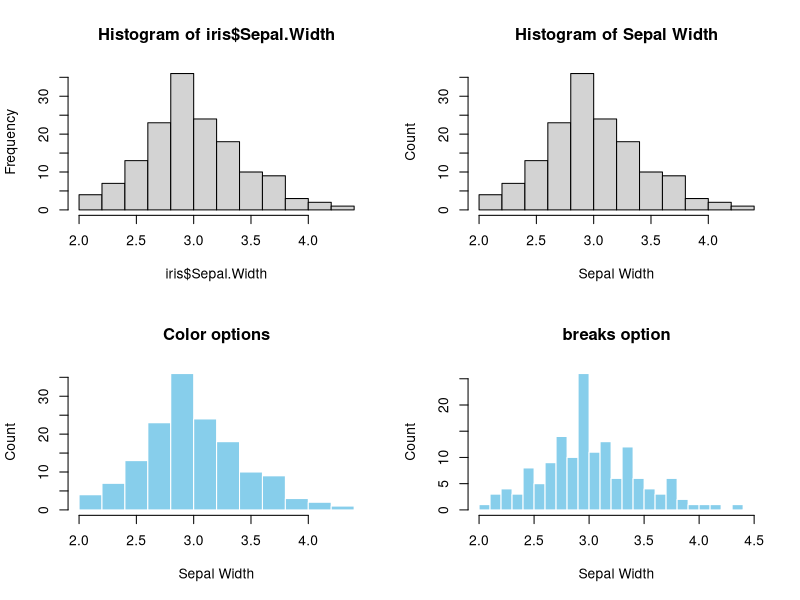
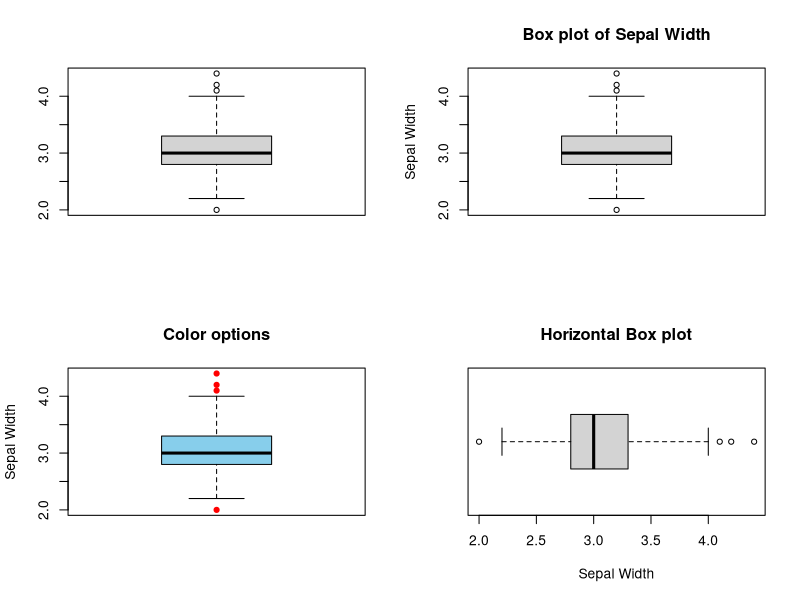

Here is the R script that generated these plots, in order: (Note: this script raises an error after producing the figures.)
## ---- chunk 1
#| label: fig-3-1
#| fig-cap: "Base R Histogram. Top left: default. Top right: Customized X-Y labels and the main title. Bottom left: change color of bars and border. Bottom right: change the bin width (`breaks=`)"
#| fig-show: hold

par(mfrow=c(2,2))

# Top left
hist(iris$Sepal.Width)

# Top right
hist(iris$Sepal.Width,
     xlab="Sepal Width",
     ylab = "Count",
     main = "Histogram of Sepal Width")

# Bottom left
hist(iris$Sepal.Width,
     col = 'skyblue', 
     border = 'white', 
     xlab="Sepal Width", 
     ylab = "Count", 
     main = "Color options")

# Bottom right
hist(iris$Sepal.Width, 
     breaks = seq(2,4.5,by=0.1), 
     col = 'skyblue', 
     border = 'white', 
     xlab="Sepal Width", 
     ylab = "Count", 
     main = "breaks option")

## ---- chunk 2
#| label: fig-3-2
#| fig-cap: "Base R Box plot. Top left: Default, Top right: labels and main title. Bottom left: color options. Bottom right: `horizontal = TRUE`"
#| fig-show: hold

par(mfrow=c(2,2))

# Top left
boxplot(iris$Sepal.Width)

# Top right
boxplot(iris$Sepal.Width,
        ylab="Sepal Width",
        main="Box plot of Sepal Width")

# Bottom left
boxplot(iris$Sepal.Width,
            col = "skyblue",
            ylab="Sepal Width",
            outcol = 'red',
            outpch = 19,
            main="Color options")

# Bottom right
boxplot(iris$Sepal.Width, 
        horizontal = TRUE, 
        xlab="Sepal Width", 
        main="Horizontal Box plot")

## ---- chunk 3
#| label: fig-3-3
#| fig-cap: "Anatomy of a Box plot"
#| fig-show: hold
#| out-width: "60%"
#| fig-align: center
knitr::include_graphics(rep("images/Figure_3.3.png"))
## ---- chunk 4
#| label: fig-3-4
#| fig-cap: "Stacking up a histogram and a box plot."
#| fig-width: 7
#| fig-height: 5

par(mfrow=c(2,1))

hist(iris$Sepal.Width, 
     breaks = seq(2,4.5,by=0.1), 
     col = 'skyblue', 
     border = 'white', 
     xlim = c(2,4.5),
     xlab = "",
     ylab = "Count", 
     main = "Stacking Up Graphs")

boxplot(iris$Sepal.Width, 
        horizontal = TRUE, 
        ylim = c(2,4.5),
        xlab="Sepal Width", 
        main="")

## ---- chunk 5
#| label: fig-3-5
#| fig-cap: "A simple bar plot. Top left: Default. Top right: with tables"
#| fig-show: hold

par(mfrow=c(2,2))

# Top left
barplot(with(iris, table(Species)))

# Top right
barplot(with(iris, table(Species)), 
        xlab="Species", 
        ylab="Count", 
        main="A Barplot of Species")

# Bottom left
barplot(with(iris, table(Species)), 
        col='skyblue', 
        border='blue', 
        xlab="Species", 
        ylab="Count", 
        main="Color Options")

# Bottom right
barplot(with(iris, table(Species)), 
        horiz = TRUE, 
        col='skyblue', 
        border='blue', 
        xlab="Count", 
        ylab="Species", 
        main="A Horizontal Barplot")

## ---- chunk 6
levels(iris$Species)
## ---- chunk 7
iris$Species <- factor(iris$Species, 
                       levels = c("virginica", "setosa", "versicolor"), 
                       ordered = TRUE)
levels(iris$Species)
## ---- chunk 8
#| label: fig-3-6
#| fig-cap: "Reorder the Bars of a Barplot"
#| fig-show: hold

barplot(with(iris, table(Species)), 
        col='skyblue', 
        border='blue', 
        xlab="Species", 
        ylab="Count", 
        main="Reordered Species")
## ---- chunk 9
#| label: fig-3-7
#| fig-cap: "A simple pie chart. Top left: Default. Top right: with tables. Bottom left: Add a title. Show count for each category. Bottom right: Add a fraction or proportion for each category."
#| fig-show: hold

par(mfrow=c(2,2))

# Top left
pie(with(iris, table(Species)))

# Top right
pie(with(iris, table(Species)), 
    col = c('skyblue', 'orange', 'white'), 
    main="Species")

# Bottom left
counts <- with(iris, table(Species))
my_labs <- paste0(names(counts),"(",counts,")")
pie(counts, 
    labels = my_labs, 
    col = c('skyblue', 'orange', 'white'), 
    main = "Species Counts")


# Bottom right
counts <- with(iris, table(Species))
fractions <- round(counts/sum(counts),2)
my_labs <- paste0(names(counts),"(",fractions,")")
pie(counts, 
    labels = my_labs, 
    col = c('skyblue', 'orange', 'white'), 
    main = "Species Fractions")

## ---- chunk 10
#| label: fig-3-8
#| fig-cap: "A side-by-side box plot"
#| fig-width: 7
#| fig-height: 5
#| 
par(mfrow=c(2,1))

boxplot(Sepal.Length ~ Species,
        data=iris, 
        main="A Side-by-Side Box plot")

boxplot(Sepal.Length ~ Species,
        data=iris, 
        horizontal = TRUE,
        main="A Horizontal Side-by-Side Box plot")

## ---- chunk 11
#| label: fig-3-9
#| fig-cap: "A Side-by-Side Box Plot with Horizontal Y-Labels"

# Expand the left margin so the text doesn't truncate
# The numbers correspond to margins: c(bottom, left, top, right)
# Default is c(5, 4, 4, 2). We are increasing the left margin from 4 to 7. 
par(mar = c(5, 7, 4, 2) + 0.1)

# Draw the plot, but explicitly tell R NOT to draw the y-axis label yet
boxplot(Sepal.Length ~ Species,
        data=iris, 
        horizontal = TRUE,
        las = 2,
        ylab = "", # This suppresses the default colliding label
        main="Y-tick Labels Reorientated")

# Add the y-axis label manually, pushing it further away from the axis
# The 'line' argument controls how many text lines away from the axis it sits
title(ylab = "Species", line = 5)

## ---- chunk 12
mean_data <- tapply(iris$Sepal.Length, iris$Species, FUN = mean)
mean_data
## ---- chunk 13
#| label: fig-3-10
#| fig-cap: "A Side-by-Side Bar Plot"

barplot(mean_data,
        xlab="Species", 
        ylab="Average Sepal.Length", 
        main="Side-by-side Barplot")
## ---- chunk 14
mean_data <- tapply(iris$Sepal.Length, iris$Species, FUN = mean)
mean_data
## ---- chunk 15
sem <- function(x) {sd(x)/sqrt(length(x))}
sem_data <- tapply(iris$Sepal.Length, iris$Species, FUN = sem)
sem_data
## ---- chunk 16
#| label: fig-3-11
#| fig-cap: "A Side-by-side Bar Plot with Error Bars"
#| 
bar_midpoints <- barplot(mean_data,
                  xlab="Species", 
                  ylab="Average Sepal.Length", 
                  main="Side-by-side Barplot")

arrows(x0 = bar_midpoints,
       y0 = mean_data - sem_data, # Start of the bar
       x1 = bar_midpoints,
       y1 = mean_data + sem_data, # End of the bar
       angle = 90,                # Makes the ends of the bars flat
       code = 3,                  # Draws ticks at both ends
       length = 0.5, col='red')   # Sets the length of the ticks

## ---- chunk 17
#| label: fig-3-12
#| fig-cap: "A Line Plot"

# Default line plot
plot(mean_data,
      type='b',
      pch=19,
      xlab="Species",
      ylab="Average Sepal.Length",
      main="A Line Plot")
## ---- chunk 18
#| label: fig-3-13
#| fig-cap: "A Line plot with proper x-tick labels"
#| 
# Fix x-tick labels
plot(mean_data,
      type='b',
      pch=19,
      xlab="Species",
      ylab="Average Sepal.Length",
      main="Change x-tick Labels",
      xaxt="n")
axis(side=1, at=1:length(mean_data), labels=names(mean_data))
## ---- chunk 19
#| label: fig-3-14
#| fig-cap: "A Line plot with Error Bars"
#| 
# Add Error Bar
plot(mean_data,
      type='b',
      pch=19,
      xlab="Species", 
      ylab="Average Sepal.Length", 
      main="Change x-tick Labels",
      xaxt="n")
axis(side=1, at=1:length(mean_data), labels=names(mean_data))

arrows(x0 = seq(length(mean_data)),
       y0 = mean_data - sem_data, # Start of the bar
       x1 = seq(length(mean_data)),
       y1 = mean_data + sem_data, # End of the bar
       angle = 90,                # Makes the ends of the bars flat
       code = 3,                  # Draws ticks at both ends
       length = 0.05, col='red')   # Sets the length of the ticks

## ---- chunk 20
# Step 1: Split the data by individual species

setosa <- subset(iris, Species == "setosa")
versicolor <- subset(iris, Species == "versicolor")
virginica <- subset(iris, Species == "virginica")
## ---- chunk 21
# Step 2: Set up the range for the x- and y-axis

x_range <- range(iris$Sepal.Length)
y_range <- c(0, 25) # 25 is arbitrary.
## ---- chunk 22
#| label: fig-3-15
#| fig-cap: "Overlapping histograms"
#| 
# Step 3: Create a template

hist(setosa$Sepal.Length,
     main = "Overlapping Histogram of Sepal Length",
     xlab = "Sepal Length",
     col = rgb(1, 0, 0, 0.5), # Red with 50% transparency
     breaks = seq(4,9,by=0.25),
     xlim = x_range,
     ylim = y_range)

# Step 4: Overlay histograms from other species

hist(versicolor$Sepal.Length, col=rgb(0, 1, 0, 0.5), add = TRUE) # green with 50% transparency
hist(virginica$Sepal.Length, col=rgb(0, 0, 1, 0.5), add = TRUE)  # blue with 50% transparency
## ---- chunk 23
summary(penguins)
## ---- chunk 24
mytab <- with(penguins, table(species, island))
mytab
## ---- chunk 25
res <- chisq.test(mytab)
indep_tab <- round(res$expected,0)
## ---- chunk 26
indep_tab
## ---- chunk 27
#| label: fig-3-16
#| fig-cap: "Visualization of a 2D Contingency Table. Top. A side-by-side barplot. Middle. Mosaic plot. Bottom. Mosaic plot for independent categorical variables"
#| fig-width: 6
#| fig-height: 12

par(mfrow=c(3,1))

barplot(mytab,
        beside=T,
        xlab = "Island",
        ylab = "Count",
        main = "A 2D Table",
        col = c("skyblue", "lightgreen", "lightcoral"),
        legend.text = rownames(mytab))

mosaicplot(mytab, main = "Mosaic Plot of Two Dependent Variables")

mosaicplot(indep_tab, main = "Mosaic Plot of Two Independent Variables")
## ---- chunk 28
#| label: fig-3-17
#| fig-cap: "Visualizing the relationship between two numeric variables."
#| 
par(mfrow=c(1,2))

# Top left
plot(x=iris$Sepal.Width,
     y=iris$Sepal.Length,
     xlab = "Sepal Width",
     ylab = "Sepal Length",
     main = "Default")

# Top right
plot(x=iris$Sepal.Width,
     y=iris$Sepal.Length,
     pch=3,
     xlab = "Sepal Width",
     ylab = "Sepal Length",
     main = "Change the Point Style")
## ---- chunk 29
#| label: fig-3-18
#| fig-cap: "Color data points by species."
#| 
plot(x=iris$Sepal.Width,
     y=iris$Sepal.Length,
     pch=3,
     xlab = "Sepal Width",
     ylab = "Sepal Length",
     main = "Segregate Data Points by Color (Species)",
     col = c("skyblue", "lightgreen", "lightcoral")[as.numeric(iris$Species)])

legend("topright",
       legend = levels(iris$Species),
       col = c("skyblue", "lightgreen", "lightcoral"),
       pch = 3,
       title = "Species")
## ---- chunk 30
lm_model <- lm(Sepal.Length ~ Sepal.Width, data=iris)

# intercept
intercept <- lm_model$coefficients[1]

# slope
slope = lm_model$coefficients[2]

print(paste("Slope =", slope, "Intercept =", intercept))
## ---- chunk 31
#| label: fig-3-19
#| fig-cap: "A scatter plot with a regression line."
#| 
plot(x=iris$Sepal.Width,
     y=iris$Sepal.Length,
     pch=3,
     xlab = "Sepal Width",
     ylab = "Sepal Length",
     main = "Add a Regression Line",
     col = c("skyblue", "lightgreen", "lightcoral")[as.numeric(iris$Species)])

legend("topright",
       legend = levels(iris$Species),
       col = c("skyblue", "lightgreen", "lightcoral"),
       pch = 3,
       title = "Species")

# Add a line
abline(a=intercept, b=slope, col='red')
## ---- chunk 32
#| label: fig-3-20
#| fig.cap: "A Multipanel Scatter Plot"
#| 
pairs(iris[,1:4], main="A Multi-Panel Scatter Plot")
## ---- chunk 33
require(tidyverse)
## ---- chunk 34
#| label: fig-3-21
#| fig-cap: "Anatomy of `ggplot2`"
#| out-width: "50%"
#| out-height: "50%"
knitr::include_graphics(rep("images/Figure_3-21-ggplot-anatomy.png"))
## ---- chunk 35
#| label: fig-3-22
#| fig-cap: "`ggplot2` Histogram."
#| 
# Default
ggplot(data=iris, aes(x=Sepal.Width)) +
  geom_histogram()
## ---- chunk 36
#| label: fig-3-23
#| fig-cap: "A `ggplot2` Histogram with customized labels and title."
#| 
# Overwrite default x-/y-label and title
ggplot(data=iris, aes(x=Sepal.Width)) +
  geom_histogram() +
  labs(x="Sepal Width", y="Count", title="Histogram of Sepal Width") +
  # hjust = 0.5 means the horizontal adjustment is the midpoint.
  theme(plot.title = element_text(hjust = 0.5))
## ---- chunk 37
#| label: fig-3-24
#| fig-cap: "A `ggplot2` Histogram with a customized color."
#| 
# fill = filled color
# color = border color
ggplot(data=iris, aes(x=Sepal.Width)) +
  geom_histogram(fill="skyblue", color = "white") +
  labs(x="Sepal Width", y="Count", title="Color Options") +
  # hjust = 0.5 means the horizontal adjustment is the midpoint.
  theme(plot.title = element_text(hjust = 0.5))
## ---- chunk 38
#| label: fig-3-25
#| fig-cap: "A `ggplot2` Histogram with a non-default bin width."
#| 
# breaks
ggplot(data=iris, aes(x=Sepal.Width)) +
  geom_histogram(fill="skyblue", color = "white", breaks=seq(2,4.5,by=0.1)) +
  labs(x="Sepal Width", y="Count", title="`breaks` option") +
  # hjust = 0.5 means the horizontal adjustment is the midpoint.
  theme(plot.title = element_text(hjust = 0.5))
## ---- chunk 39
#| label: fig-3-26
#| fig-cap: "`ggplot2` Grid System by `patchwork`. Top left: Default (bare minimum). Top right: with labels and title. Bottom left: change the color. Bottom right: change the number of bins."
#| 
require(patchwork)

# Default
p1 <- ggplot(data=iris, aes(x=Sepal.Width)) +
        geom_histogram()

# With labels and title
p2 <- ggplot(data=iris, aes(x=Sepal.Width)) +
        geom_histogram() +
        labs(x="Sepal Width", y="Count", title="Histogram of Sepal Width") +
        # hjust = 0.5 means the horizontal adjustment is the midpoint.
        theme(plot.title = element_text(hjust = 0.5))

# fill = filled color
# colour = border color
p3 <- ggplot(data=iris, aes(x=Sepal.Width)) +
        geom_histogram(fill="skyblue", color = "white") +
        labs(x="Sepal Width", y="Count", title="Color Options") +
        # hjust = 0.5 means the horizontal adjustment is the midpoint.
        theme(plot.title = element_text(hjust = 0.5))

# Change the number of bins
p4 <- ggplot(data=iris, aes(x=Sepal.Width)) +
        geom_histogram(fill="skyblue", color = "white", breaks=seq(2,4.5,by=0.1)) +
        labs(x="Sepal Width", y="Count", title="`breaks` option") +
        # hjust = 0.5 means the horizontal adjustment is the midpoint.
        theme(plot.title = element_text(hjust = 0.5))

# Arrange them in a 2x2 grid
# '+' places plots next to each other, '/' stacks them
(p1 + p2) / (p3 + p4)
## ---- chunk 40
#| label: fig-3-27
#| fig-cap: "box plot using `ggplot2`. Top left: default (bare minimum). Top right: with y-label and title. Bottom left: change color. Bottom right: horizontal box plot."
#| 
require(patchwork)

# Default
p1 <- ggplot(data=iris, aes(y=Sepal.Width)) +
        geom_boxplot()

# Add y-label and title
p2 <- ggplot(data=iris, aes(y=Sepal.Width)) +
        geom_boxplot() +
        labs(y="Sepal Width", title = "box plot of Sepal Width") +
        theme(plot.title = element_text(hjust = 0.5))

# Change color
p3 <- ggplot(data=iris, aes(y=Sepal.Width)) +
        geom_boxplot(fill="skyblue", outlier.color = "red") +
        labs(y="Sepal Width", title = "Color options") +
        theme(plot.title = element_text(hjust = 0.5))

# Horizontal box plot
p4 <- ggplot(data=iris, aes(x=Sepal.Width)) +
        geom_boxplot() +
        labs(x="Sepal Width", title = "Horizontal box plot") +
        theme(plot.title = element_text(hjust = 0.5))

(p1 + p2)/(p3 + p4)

## ---- chunk 41
#| label: fig-3-28
#| fig-cap: "Barplot using `ggplot2`. Top left: default (bare minimum)."
#| 
require(patchwork)

# Default
p1 <- ggplot(data=iris, aes(x=Species)) +
        geom_bar()

# With labels and title
p2 <- ggplot(data=iris, aes(x=Species)) +
        geom_bar() +
        labs(x="Species", y="Count", title = "A Barplot of Species") +
        theme(plot.title = element_text(hjust = 0.5))

# Color option
p3 <- ggplot(data=iris, aes(x=Species)) +
        geom_bar(fill="skyblue", color="blue") +
        labs(x="Species", y="Count", title = "A Barplot of Species") +
        theme(plot.title = element_text(hjust = 0.5))

# Horizontal barplot
p4 <- ggplot(data=iris, aes(y=Species)) +
        geom_bar(fill="skyblue", color="blue") +
        labs(y="Species", x="Count", title = "A Horizontal Barplot of Species") +
        theme(plot.title = element_text(hjust = 0.5))

(p1 + p2)/(p3 + p4)
## ---- chunk 42
#| label: fig-3-29
#| fig-cap: "Pie chart or a donut chart"
#| 
#knitr::include_graphics(rep("images/Figure_3-24-Donut.png"))

ggplot(iris, aes(x = 2, fill = Species)) +
  geom_bar(stat = "count") +
  coord_polar(theta = "y", start = 0) +
  # This is the key part that creates the hole
  xlim(0.5, 2.5) +
  theme_void() +
  labs(title = "Donut Chart of Iris Species")
## ---- chunk 43
#| label: fig-3-30
#| fig-cap: "A stacked barplot"
#| 
ggplot(data=iris, aes(x=2, fill=Species)) +
  geom_bar()
## ---- chunk 44
#| label: fig-3-31
#| fig-cap: "Polar Coordinate. (generated by Gemini)"
#| out-width: "50%"
#| out-height: "50%"
#| 
knitr::include_graphics(rep("images/Figure_3-25-polar-coords.png"))
## ---- chunk 45
#| label: fig-3-32
#| fig-cap: "A Piechart by changing to the polar coordinate system."
#| 
ggplot(data=iris, aes(x="", fill=Species)) +
  geom_bar() + 
  coord_polar(theta="y", start = 0)
## ---- chunk 46
#| label: fig-3-33
#| fig-cap: "A Piechart using `ggplot2`."
#| 
ggplot(iris, aes(x = 2, fill = Species)) +
  geom_bar(width = 1, stat = "count") +
  coord_polar(theta = "y", start = 0) +
  # This is the key part that creates the hole
  xlim(0.5, 2.5) +
  labs(title = "Donut Chart of Iris Species")
## ---- chunk 47
#| label: fig-3-34
#| fig-cap: "Piechart using `ggplot2` without no background."
#| 
ggplot(iris, aes(x = 2, fill = Species)) +
  geom_bar(width = 1, stat = "count") +
  coord_polar(theta = "y", start = 0) +
  # This is the key part that creates the hole
  xlim(0.5, 2.5) +
  theme_void() +
  labs(title = "Donut Chart of Iris Species")
## ---- chunk 48
#| label: fig-3-35
#| fig-cap: "A side-by-side box plot"
#| 
require(patchwork)

p1 <- ggplot(data=iris, aes(x=Species, y=Sepal.Length)) +
        geom_boxplot() +
        labs(title = "A Side-by-Side box plot") +
        theme(plot.title = element_text(hjust = 0.5))

p2 <- ggplot(data=iris, aes(x=Sepal.Length, y=Species)) +
        geom_boxplot() +
        labs(title = "A Horizontal Side-by-Side box plot") +
        theme(plot.title = element_text(hjust = 0.5))

p1/p2
## ---- chunk 49
iris_summary1 <- iris %>%
                  group_by(Species) %>%
                  summarize(mean_sepal_length = mean(Sepal.Length))
iris_summary1
## ---- chunk 50
#| label: fig-3-36
#| fig-cap: "A side-by-side bar plot"
#| 
ggplot(data=iris_summary1, aes(x=Species, y=mean_sepal_length)) +
  geom_bar(stat = "identity") +
  labs(x="Species", y="Average Sepal Length", title = "Side-by-side Barplot") +
  theme(plot.title = element_text(hjust = 0.5))
## ---- chunk 51
iris_summary2 <- iris %>%
                  group_by(Species) %>%
                  summarize(mean_sepal_length = mean(Sepal.Length),
                            N=n(),
                            se=sd(Sepal.Length)/sqrt(N)) %>%
                  # add the y minimum and y maximum columns
                  mutate(ymin = mean_sepal_length - se,
                         ymax = mean_sepal_length + se)
iris_summary2
## ---- chunk 52
#| label: fig-3-37
#| fig-cap: "A side-by-side bar plot with error bar."
#| 
ggplot(data=iris_summary2, aes(x=Species, y=mean_sepal_length)) +
  geom_bar(stat = "identity") +
  geom_errorbar(aes(ymin = ymin, ymax = ymax), width = 0.2, color='red') +
  labs(x="Species", y="Average Sepal Length", title = "Side-by-side Barplot") +
  theme(plot.title = element_text(hjust = 0.5))
## ---- chunk 53
iris_summary3 <- iris %>%
                  group_by(Species) %>%
                  summarize(mean_sepal_length = mean(Sepal.Length),
                            N=n(),
                            se=sd(Sepal.Length)/sqrt(N)) %>%
                  mutate(ymin=mean_sepal_length-se,
                         ymax=mean_sepal_length+se)
iris_summary3
## ---- chunk 54
#| label: fig-3-38
#| fig-cap: "A line plot with error bar."
#| 
ggplot(iris_summary3, aes(x=Species, y=mean_sepal_length, group = 1)) +
  geom_line(color = 'skyblue') +
  geom_point(size = 3, color = 'skyblue') +
  geom_errorbar(aes(ymin = ymin, ymax = ymax), width = 0.1, linewidth = 1) +
  labs(x="Species", y="Sepal Length", title = "Line Plot with Erorr Bar") +
  theme(plot.title = element_text(hjust = 0.5))
## ---- chunk 55
#| label: fig-3-39
#| fig-cap: "A side-by-side histogram."
#| 
ggplot(data=iris, aes(x=Sepal.Length, fill=Species)) +
  geom_histogram(alpha=0.5, binwidth = 0.25) +
  labs(x="Sepal Length", title = "Overlapping Histogram") +
  theme(plot.title = element_text(hjust = 0.5))

## ---- chunk 56
mytab <- with(penguins, table(species, island))
mytab
## ---- chunk 57
mydf <- as.data.frame(mytab)
colnames(mydf) <- c("species","island","Count")
mydf
## ---- chunk 58
#| label: fig-3-40
#| fig-cap: "Plotting a contingency table using a side-by-side bar plot."
#| 

ggplot(data=mydf, aes(x=island, y=Count, fill=species)) +
  geom_col(position = "dodge") +
  labs(title = "Side-by-side Barplot", x = "Island", y = "Count")
## ---- chunk 59
#| label: fig-3-42
#| fig-cap: "Visualizing the relationship between two numeric variables using a scatter plot."

ggplot(iris, aes(x=Sepal.Width, y=Sepal.Length)) +
  geom_point() +
  labs(x="Sepal Width", y="Sepal Length", title = "A Scatter Plot") +
  theme(plot.title = element_text(hjust = 0.5))
## ---- chunk 60
#| label: fig-3-43
#| fig-cap: "A scatter plot overlaid with a regression line."
#| 
ggplot(iris, aes(x=Sepal.Width, y=Sepal.Length)) +
  geom_point() +
  geom_smooth(method = "lm", se = FALSE, color = "red") +
  labs(x="Sepal Width", y="Sepal Length", title = "Scatter Plot with the Regression Line") +
  theme(plot.title = element_text(hjust = 0.5))
## ---- chunk 61
#| label: fig-3-44
#| fig-cap: "A Multipanel Scatter Plot"
#| 
library(GGally)
ggpairs(iris, aes(color = Species), title = "A Multi-panel Scatter Plot", progress = FALSE)
## ---- chunk 62
#| label: fig-3-45
#| fig-cap: "`pch` values"
#| out-width: "80%"
#| out-height: "80%"
#| 
knitr::include_graphics(rep("images/pch_symbols.png"))
